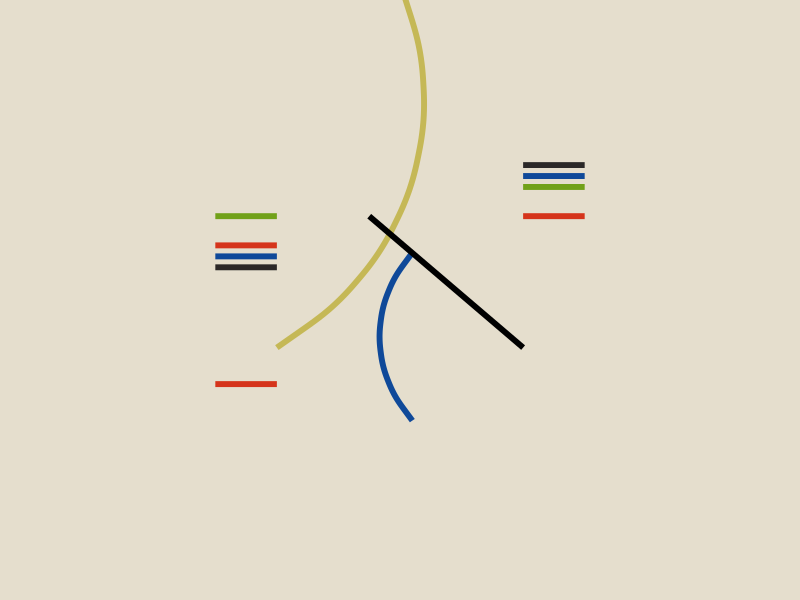

Source code (R):
library(ggplot2)

# Alfredo Hlito
# Curves and Straight Series
# 1948
# https://www.moma.org/collection/works/205953

green <- "#71A119"
red <- "#D5341B"
blue <- "#0F4999"
black <- "#2B2828"
yellow <- "#C5B856"
beige <- "#E5DECD"

nine <- data.frame(
  x1 = c(c(3,3,3,3,3), c(13,13,13,13)),
  y1 = c(c(-2,-6,-7.5,-9,-25), c(-2,2,3.5,5)),
  xend = c(c(5,5,5,5,5), c(15,15,15,15)),
  yend = c(c(-2,-6,-7.5,-9,-25), c(-2,2,3.5,5)),
  color = c(green, red, blue, black, red, red, green, blue, black)
)

p <- ggplot() +
  geom_segment(data = nine, aes(x = x1, y = y1, xend = xend, yend = yend), color = nine$color, size = 2) +
  geom_curve(aes(x = 5, y = -20, xend = 9, yend = 30), size = 2, color = yellow, curvature = 0.4) +
  geom_curve(aes(x = 9.4, y = -7, xend = 9.4, yend = -30), size = 2, color = blue, curvature = 0.4) +
  geom_segment(aes(x = 8, y = -2, xend = 13, yend = -20), size = 2) +
  theme_void() +
  theme(plot.margin=margin(-1,5,4,5,"cm")) +
  guides(color = FALSE) +
  theme(plot.background = element_rect(fill = beige, color = beige))

ggsave("figures/curves_and_straight.png", p, height = 10, width = 10)

